Frame 1 (no input): blank canvas, image omitted
Frame 60 (no input): blank canvas, image omitted
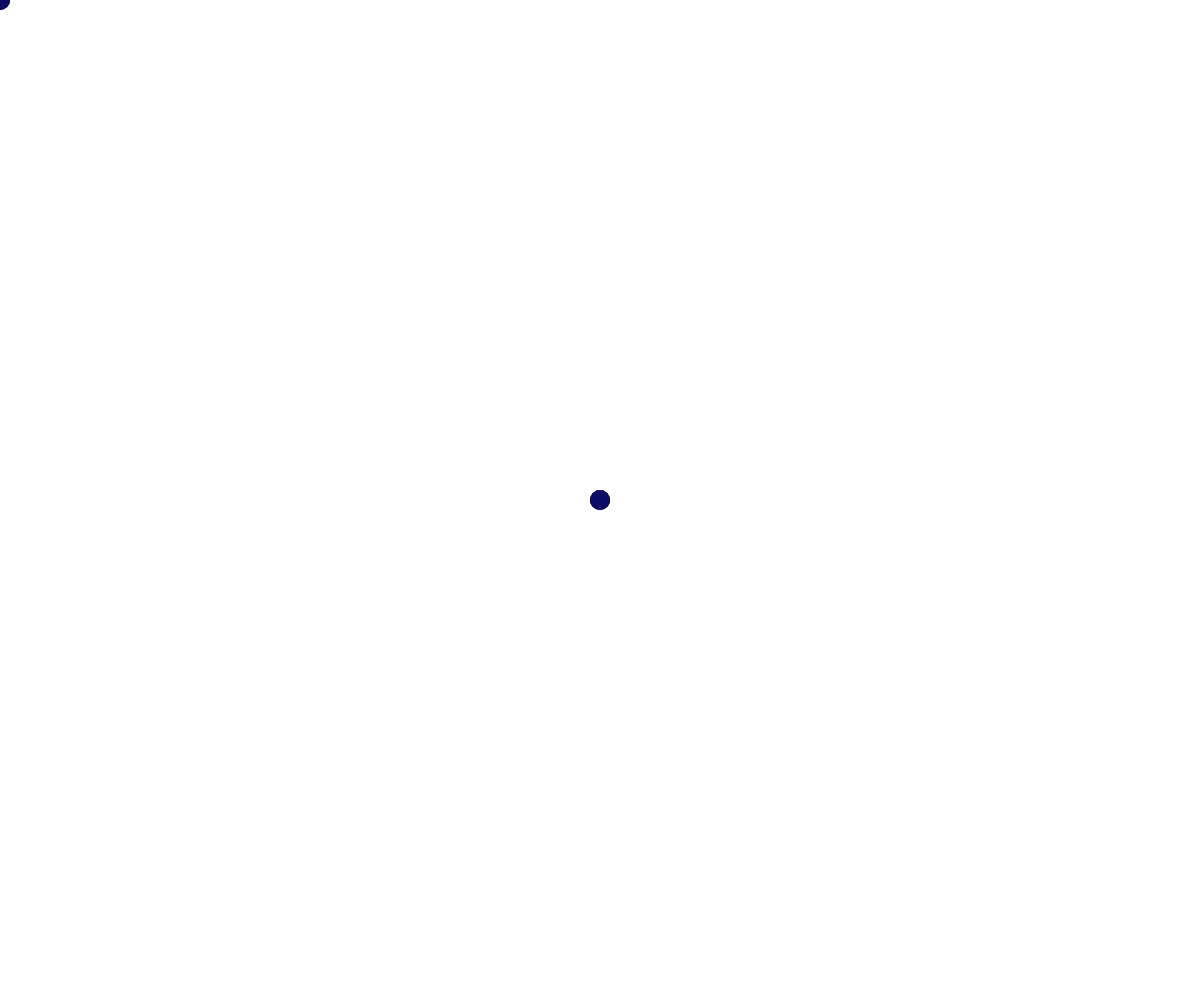
Frame 120 (the mouse pressed at the canvas centre since frame 60)

The p5.js sketch whose frames 1 and 60 were blank and that drew this single picture after the mouse press (run headless with seeded random() and noise() and a simulated clock; from frame 60 on, the mouse is pressed at the canvas centre):

// p5.js sketch
// ── sketch.js
function setup() {
  leinwand = createCanvas(windowWidth, windowHeight);
  leinwand.position(0,0); //links oben
  leinwand.style("z-index","-1");
  fill(0,0,100,20);
  //Kommentar
  noStroke();

  //background(153,255,255);
}

function draw() {

  circle(mouseX,mouseY,20);
}
